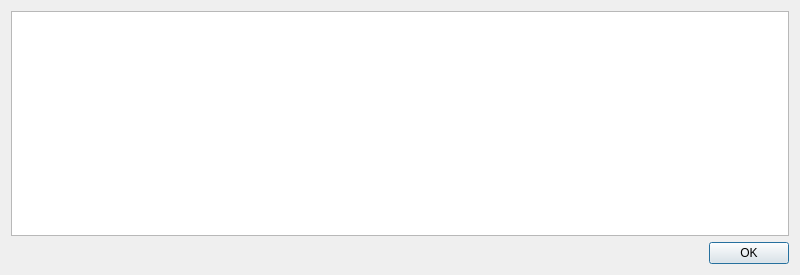
<?xml version="1.0" encoding="UTF-8"?>
<ui version="4.0">
 <class>AboutDialog</class>
 <widget class="QDialog" name="AboutDialog">
  <property name="geometry">
   <rect>
    <x>0</x>
    <y>0</y>
    <width>800</width>
    <height>275</height>
   </rect>
  </property>
  <property name="sizePolicy">
   <sizepolicy hsizetype="Preferred" vsizetype="Preferred">
    <horstretch>0</horstretch>
    <verstretch>0</verstretch>
   </sizepolicy>
  </property>
  <property name="minimumSize">
   <size>
    <width>800</width>
    <height>275</height>
   </size>
  </property>
  <property name="windowTitle">
   <string>About AnerkennungsDB</string>
  </property>
  <property name="modal">
   <bool>false</bool>
  </property>
  <layout class="QVBoxLayout" name="verticalLayout">
   <item>
    <widget class="QTextBrowser" name="textBrowser">
     <property name="enabled">
      <bool>true</bool>
     </property>
    </widget>
   </item>
   <item>
    <widget class="QDialogButtonBox" name="buttonBox">
     <property name="standardButtons">
      <set>QDialogButtonBox::Ok</set>
     </property>
    </widget>
   </item>
  </layout>
 </widget>
 <resources/>
 <connections>
  <connection>
   <sender>buttonBox</sender>
   <signal>accepted()</signal>
   <receiver>AboutDialog</receiver>
   <slot>accept()</slot>
   <hints>
    <hint type="sourcelabel">
     <x>181</x>
     <y>204</y>
    </hint>
    <hint type="destinationlabel">
     <x>181</x>
     <y>113</y>
    </hint>
   </hints>
  </connection>
 </connections>
</ui>
